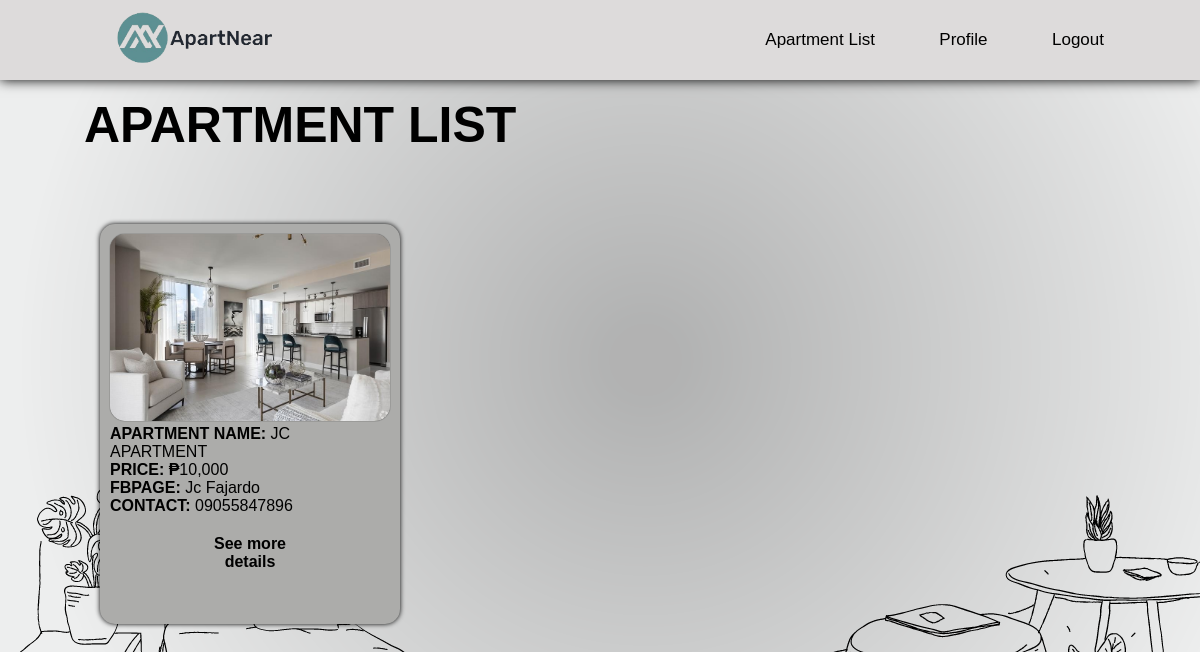
Page /pages/homeloginpage.php on the committed database.
### tables this page shows
CREATE TABLE `apartments` (
  `apartmentID` int(11) NOT NULL,
  `apartmentName` varchar(200) NOT NULL,
  `apartmentPrice` varchar(100) NOT NULL,
  `fbPage` varchar(200) NOT NULL,
  `contactNum` varchar(100) NOT NULL,
  `apartmentImage` varchar(200) NOT NULL,
  `apartmentLoc` varchar(200) NOT NULL,
  `apartmentDesc` varchar(2000) NOT NULL,
  `apartmentImage1` varchar(200) NOT NULL,
  `apartmentImage2` varchar(200) NOT NULL,
  `apartmentImage3` varchar(200) NOT NULL
);

### pages/homeloginpage.php (the view, shortened to what this page needs)
<?php
require '..\connection\dbconnect.php';
?>
<!DOCTYPE html>
<html lang="en">
  <head>
    <link rel="stylesheet" href="homeloginadmin.css" />
    <link rel="stylesheet" href="../animation.css">
  </head>
  <body>
    <div class="container">
      <div class="navBar">
        <a href="../index.php"
          ><img src="../img/logo.png" alt="" class="logo"
        /></a>
        <nav>
          <ul>
          <li><a href="homeloginpage.php">Apartment List</a></li>
            <li><a href="profile.php">Profile</a></li>
            <li><a href="loginpage.php">Logout</a></li>
          </ul>
        </nav>
      </div>
      <div class="row">
        <div class="col">
          <h1>APARTMENT LIST</h1>
        </div>
      </div>
    </div>
    <main>
       <?php
               $result=mysqli_query($connect,"SELECT*FROM apartments");
          while($row = mysqli_fetch_assoc($result)){
       ?>
       <div class="rooms">
           <div class="room">
               <img class="img" src="../img/<?php echo $row["apartmentImage"]; ?>"/>
               <p class="apartmentName"><b>APARTMENT NAME: </b><?php echo $row["apartmentName"];  ?></p>
               <p class="apartmentPrice"><b>PRICE: ₱</b><?php echo $row["apartmentPrice"]; ?></p>
               <p class="fbPage"><b>FBPAGE: </b><?php echo $row["fbPage"];  ?></p>
               <p class="contactNum"><b>CONTACT: </b><?php echo $row["contactNum"]; ?></p>
               <div class="seemore">
                <a href="descc.php?id=<?=$row['apartmentID'];?>"><b>See more details</b></a>
              </div>
            </div>
            </div>
       <?php
          }
     ?>
   </main>
  </body>
</html>

### pages/homeloginadmin.css (style rules this page uses)
* { margin: 0; padding: 0; font-family: sans-serif; box-sizing: border-box; }
body { width: 100%; background-image: url(../img/Banner.png); background-attachment: fixed; box-sizing: border-box; }
.container { width: 100%; height: auto; }
.navBar { height: 10%; width: 100%; display: flex; align-items: center; padding-left: 8%; padding-right: 8%; box-shadow: 0 0 12px; position: fixed; background-color: #dddbdb; }
.logo { width: 200px; cursor: pointer; }
nav { flex: 1; text-align: right; }
nav ul li { list-style: none; display: inline-block; margin-left: 60px; }
nav ul li a { text-decoration: none; color: black; font-size: 17px; }
.row { padding-left: 7%; padding-right: 10%; padding-top: 8%; display: flex; }
h1 { font-size: 50px; padding-bottom: 50px; }
.rooms { display: inline-flex; }
.rooms div { margin: 20px 100px; }
.room { width: 300px; height: 400px; background-color: rgb(172, 172, 170); padding: 10px; border-radius: 15px; box-shadow: 0 0 5px; }
.rooms img { width: 280px; border-radius: 15px; box-shadow: 0 0 1px; }
.room p { text-align: left; }
.seemore a { text-decoration: none; color: black; text-align: center; }
.seemore { text-align: center; }

### animation.css (style rules this page uses)
body { animation: transitionIn 0.35s; }

### rows in the picture
apartments: apartmentImage (picture), apartmentName "JC APARTMENT", apartmentPrice "10,000", fbPage "Jc Fajardo", contactNum "09055847896"
